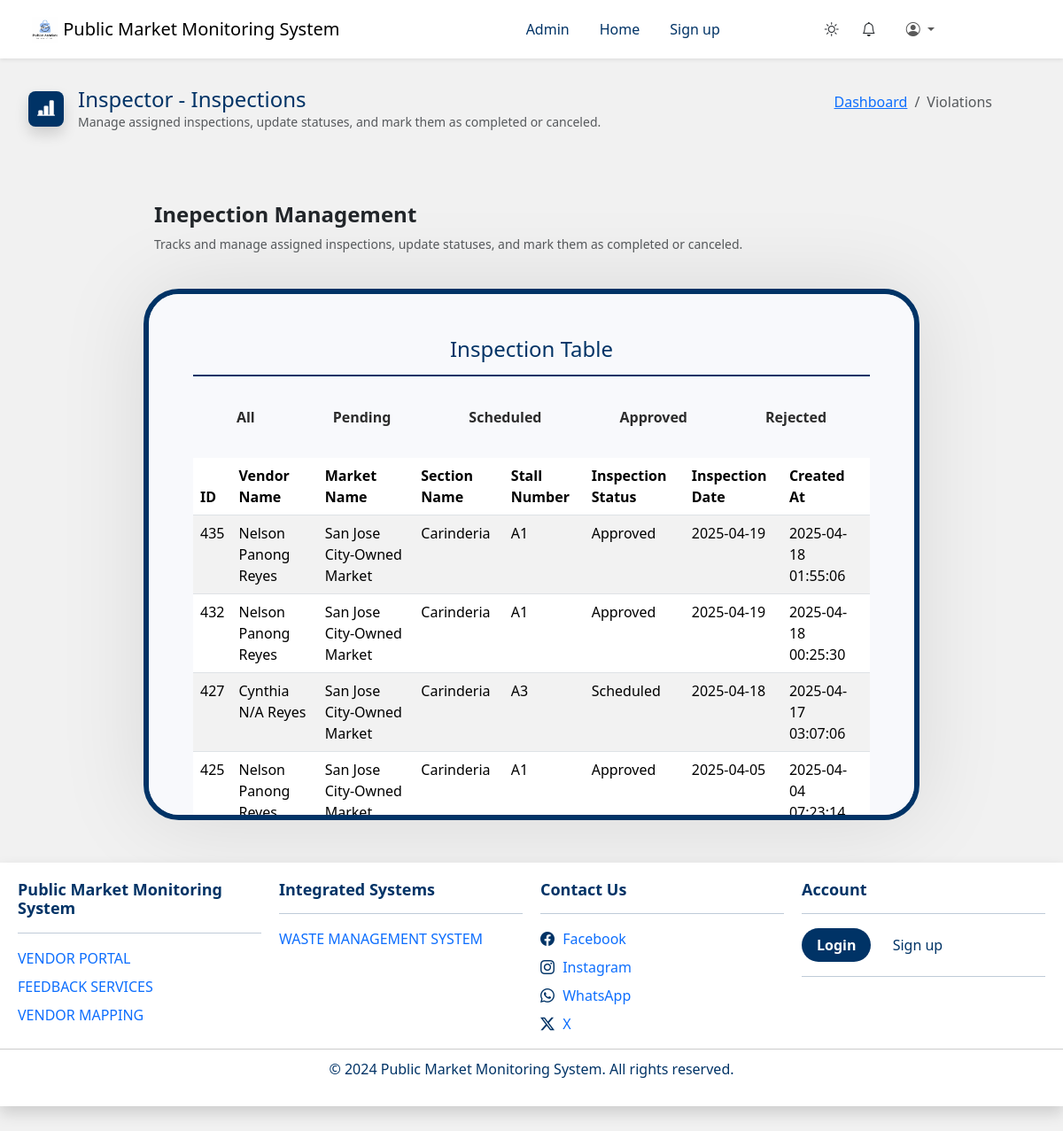
/pages/admin/inspection/index.php (signed in), run on the app's committed database.
### tables this page shows
CREATE TABLE `applications` (
  `id` int(11) NOT NULL,
  `application_number` varchar(255) DEFAULT NULL,
  `account_id` int(11) NOT NULL,
  `stall_id` int(11) NOT NULL,
  `section_id` int(11) NOT NULL,
  `market_id` int(11) NOT NULL,
  `application_type` enum('stall','stall transfer','stall extension','helper','stall succession') NOT NULL,
  `products` varchar(255) DEFAULT NULL,
  `helper_id` int(10) DEFAULT NULL,
  `extension_id` int(11) DEFAULT NULL,
  `status` enum('Submitted','Under Review','Approved','Rejected','Withdrawn') NOT NULL DEFAULT 'Submitted',
  `created_at` timestamp NOT NULL DEFAULT current_timestamp(),
  `rejection_reason` varchar(255) DEFAULT NULL,
  `reviewing_admin_id` int(11) DEFAULT NULL,
  `reviewed_by` int(11) DEFAULT NULL,
  `reviewed_at` timestamp NULL DEFAULT NULL,
  `inspector_id` int(10) DEFAULT NULL,
  `inspection_date` date DEFAULT NULL,
  `inspection_status` enum('Approved','Rejected','Pending','Scheduled') DEFAULT 'Pending'
);

CREATE TABLE `market_locations` (
  `id` int(11) NOT NULL,
  `market_name` varchar(255) NOT NULL,
  `market_address` varchar(255) NOT NULL,
  `google_maps_links` text NOT NULL
);

CREATE TABLE `sections` (
  `id` int(11) NOT NULL,
  `section_name` varchar(100) NOT NULL
);

CREATE TABLE `stalls` (
  `id` int(11) NOT NULL,
  `market_id` int(11) DEFAULT NULL,
  `section_id` int(11) NOT NULL,
  `user_id` int(11) DEFAULT NULL,
  `stall_number` varchar(11) NOT NULL,
  `rental_fee` decimal(10,2) NOT NULL,
  `stall_size` varchar(50) NOT NULL,
  `payment_status` enum('Paid','Unpaid','Pending','Overdue','Payment_Period') DEFAULT 'Unpaid',
  `status` enum('available','occupied','maintenance','pending','expired','terminated','suspended') DEFAULT 'available',
  `product` varchar(255) DEFAULT NULL
);

### pages/admin/inspection/index.php (the view, shortened to what this page needs)
<?php
require_once '../../../includes/session.php';
?>
<!DOCTYPE html>
<html lang="en">
<head>
    <link rel="stylesheet" href="../../../assets/css/admin.css">
    <?php include_once '../../../includes/cdn-resources.php'; ?>
</head>
<body class="body light">
    <?php include '../../../includes/nav.php'; ?>
    <div class="text-start m-3 p-3 title d-flex align-items-center">
        <div class="icon-box me-3 shadow title-icon">
            <i class="bi bi-bar-chart-line-fill"></i>
        </div>
        <div>
            <h4 class="m-0">Inspector - Inspections</h4>
            <p class="text-muted mb-0">Manage assigned inspections, update statuses, and mark them as completed or canceled.</p>
        </div>
        <div class="ms-auto me-5">
            <nav aria-label="breadcrumb">
                <ol class="breadcrumb">
                    <li class="breadcrumb-item"><a href="http://localhost/lgu_market_sys/pages/admin/home/">Dashboard</a></li>
                    <li class="breadcrumb-item active" aria-current="page">Violations</li>
                </ol>
            </nav>
        </div>
    </div>
    <div class="container-fluid w-75 mt-5">
        <div class="d-flex justify-content-center align-items-center mb-4">
            <div class="container">
                <h4 class="fw-bold">Inepection Management</h4>
                <p class="text-muted">Tracks and manage assigned inspections, update statuses, and mark them as completed or canceled.</p>
            </div>
        </div>
        <div class="table-responsive tables mb-5 w-100">
            <div class="text-center mb-4 mt-5">
                <h4>Inspection Table</h4>
            </div>
            <?php
            require_once '../../../includes/config.php';
            try {
                $stmt = $pdo->query("
                SELECT
                    a.id,
                    a.application_number,
                    CONCAT(u.first_name, ' ', COALESCE(u.middle_name, ''), ' ', u.last_name) AS vendor_name,
                    u.account_id,
                    s.stall_number,
                    m.market_name,
                    sc.section_name,
                    a.inspection_status,
                    a.inspection_date,
                    a.created_at,
                    a.market_id,
                    a.section_id
                FROM applications a
                JOIN users u ON a.account_id = u.account_id
                JOIN stalls s ON a.stall_id = s.id
                JOIN market_locations m ON a.market_id = m.id
                JOIN sections sc ON a.section_id = sc.id
                ORDER BY a.created_at DESC;
                ");
                $inspections = $stmt->fetchAll(PDO::FETCH_ASSOC);
            } catch (PDOException $e) {
                die("Database Error: " . $e->getMessage());
            }
            ?>
            <div class="d-flex flex-wrap justify-content-center gap-5 mb-4 filter-container">
                <button class="btn filter-button" data-value="">All</button>
                <button class="btn filter-button" data-value="Pending">Pending</button>
                <button class="btn filter-button" data-value="Scheduled">Scheduled</button>
                <button class="btn filter-button" data-value="Approved">Approved</button>
                <button class="btn filter-button" data-value="Rejected">Rejected</button>
            </div>
            <table class="table table-striped">
                <thead>
                    <tr>
                        <th>ID</th>
                        <th>Vendor Name</th>
                        <th>Market Name</th>
                        <th>Section Name</th>
                        <th>Stall Number</th>
                        <th>Inspection Status</th>
                        <th>Inspection Date</th>
                        <th>Created At</th>
                    </tr>
                </thead>
                <tbody id="inspectionTable">
                    <?php foreach ($inspections as $inspection): ?>
                        <tr id="row-<?= $inspection['id'] ?>"
                            data-status="<?= $inspection['inspection_status'] ?>"
                            data-id="<?= htmlspecialchars($inspection['id']) ?>"
                            data-vendor-name="<?= htmlspecialchars($inspection['vendor_name']) ?>"
                            data-market-name="<?= htmlspecialchars($inspection['market_name']) ?>"
                            data-section-name="<?= htmlspecialchars($inspection['section_name']) ?>"
                            data-stall-number="<?= htmlspecialchars($inspection['stall_number']) ?>"
                            data-inspection-status="<?= htmlspecialchars($inspection['inspection_status']) ?>"
                            data-inspection-date="<?= htmlspecialchars($inspection['inspection_date']) ?>"
                            data-created-at="<?= htmlspecialchars($inspection['created_at']) ?>">
                            <td><?= htmlspecialchars($inspection['id']) ?></td>
                            <td><?= htmlspecialchars($inspection['vendor_name']) ?></td>
                            <td><?= htmlspecialchars($inspection['market_name']) ?></td>
                            <td><?= htmlspecialchars($inspection['section_name']) ?></td>
                            <td><?= htmlspecialchars($inspection['stall_number']) ?></td>
                            <td><?= htmlspecialchars($inspection['inspection_status']) ?></td>
                            <td><?= htmlspecialchars($inspection['inspection_date']) ?></td>
                            <td><?= htmlspecialchars($inspection['created_at']) ?></td>
                        </tr>
                    <?php endforeach; ?>
                </tbody>
            </table>
        </div>
    </div>
    <?php include '../../../includes/footer.php'; ?>
</body>
</html>

### includes/session.php (shortened to what this page needs)
<?php
$isInActionsFolder = strpos($_SERVER['REQUEST_URI'], '/actions/') !== false;
?>
<?php if (!$isInActionsFolder): ?>
    <?php require_once 'cdn-resources.php'; ?>
<?php endif; ?>

### includes/cdn-resources.php (shortened to what this page needs)
<!DOCTYPE html>
<html lang="en">
<link href="https://cdn.jsdelivr.net/npm/bootstrap@5.3.3/dist/css/bootstrap.min.css" rel="stylesheet">
<link rel="stylesheet" href="https://cdn.jsdelivr.net/npm/bootstrap-icons@1.11.3/font/bootstrap-icons.min.css">
</html>

### includes/nav.php (shortened to what this page needs)
<?php
$isLogin = isset($_SESSION['account_id']) ? true : false;
$isInspector = isset($_SESSION['user_type']) && $_SESSION['user_type'] === 'Inspector';
$currentPath = parse_url($_SERVER['REQUEST_URI'], PHP_URL_PATH);
$homePath = "/lgu_market_sys/";
?>
<nav class="navbar navbar-expand-lg navbar-light bg-white shadow-sm px-4">
    <div class="container-fluid">
        <a class="navbar-brand" href="<?php echo ($currentPath === $homePath || $isInspector) ? '#' : $homePath; ?>">
            <img src="<?php echo $isLogin ? ' images/logo.png' : '../../images/logo.png'; ?>"
                alt="Logo" width="30" height="30" class="d-inline-block align-text-top">
            Public Market Monitoring System
        </a>
        <div class="collapse navbar-collapse" id="navbarNav">
            <ul class="navbar-nav ms-auto d-flex align-items-center">
                <?php
                if (isset($_SESSION['user_type']) && ($_SESSION['user_type'] === 'Admin' || $_SESSION['user_type'] === 'Inspector')) : ?>
                    <li class="nav-item">
                        <a href="http://localhost/lgu_market_sys/pages/admin/home/" class="btn links">Admin</a>
                    </li>
                <?php endif; ?>
                <?php if ($isLogin && $_SESSION['user_type'] !== 'Inspector'): ?>
                    <li class="nav-item">
                        <a href="<?php echo ($currentPath === $homePath) ? '#' : $homePath; ?>" class="btn links">Home</a>
                    </li>
                    <li class="nav-item">
                        <a href="http://localhost/lgu_market_sys/pages/signup/" class="btn links">Sign up</a>
                    </li>
                <?php endif; ?>
            </ul>
            <ul class="navbar-nav px-5 mx-5 d-flex align-items-center">
                <li class="nav-item">
                    <i class="bi bi-brightness-high me-3"></i>
                </li>
                <?php if ($isLogin): ?>
                    <li class="nav-item position-relative">
                        <i class="bi bi-bell me-3" id="notificationBell"></i>
                    </li>
                    <ul class="navbar-nav d-flex align-items-center justify-content-center w-100">
                        <li class="nav-item dropdown">
                            <a class="nav-link dropdown-toggle" href="#" id="userDropdown" role="button" data-bs-toggle="dropdown" aria-expanded="false">
                                <i class="bi bi-person-circle" style="cursor: pointer;"></i>
                            </a>
                        </li>
                    </ul>
                <?php endif; ?>
            </ul>
        </div>
    </div>
</nav>

### includes/footer.php (shortened to what this page needs)
<footer class="light shadow">
    <div class="footer-container">
        <div class="footer-section">
            <h4>Public Market Monitoring System</h4>
            <hr>
            <ul>
                <li><a class="footer-links" href="http://localhost/lgu_market_sys/pages/portal/">VENDOR PORTAL</a></li>
                <li><a class="footer-links" href="http://localhost/lgu_market_sys/pages/feedback/">FEEDBACK SERVICES</a></li>
                <li><a class="footer-links" href="http://localhost/lgu_market_sys/pages/map/">VENDOR MAPPING</a></li>
            </ul>
        </div>
        <div class="footer-section">
            <h4>Integrated Systems</h4>
            <hr>
            <ul>
                <li><a class="footer-links" href="#">WASTE MANAGEMENT SYSTEM</a></li>
            </ul>
        </div>
        <div class="footer-section">
            <h4>Contact Us</h4>
            <hr>
            <ul>
                <li>
                    <i class="bi bi-facebook" style="margin-right: 5px;"></i>
                    <a class="footer-links" href="#">Facebook</a>
                </li>
                <li>
                    <i class="bi bi-instagram" style="margin-right: 5px;"></i>
                    <a class="footer-links" href="#">Instagram</a>
                </li>
                <li>
                    <i class="bi bi-whatsapp" style="margin-right: 5px;"></i>
                    <a class="footer-links" href="#">WhatsApp</a>
                </li>
                <li>
                    <i class="bi bi-twitter-x" style="margin-right: 5px;"></i>
                    <a class="footer-links" href="#">X</a>
                </li>
            </ul>
        </div>
        <div class="footer-section">
            <h4>Account</h4>
            <hr>
            <div class="button-group mb-3">
                <a href="http://localhost/lgu_market_sys/pages/login/" class="btn login px-3 rounded-pill me-2">Login</a>
                <a href="http://localhost/lgu_market_sys/pages/signup/" class="btn links">Sign up</a>
            </div>
            <hr>
        </div>
    </div>
    <div class="footer-bottom">
        <p>&copy; 2024 Public Market Monitoring System. All rights reserved.</p>
    </div>

### assets/css/admin.css (style rules this page uses)
.icon-box { width: 40px; height: 40px; display: flex; align-items: center; justify-content: center; border-radius: 20%; font-size: 20px; color: #fff; }
.text-muted { font-size: 14px; }
.title { color: #003366; }
.title-icon { background-color: #003366; }
table thead { position: sticky; top: 0; z-index: 1; }
.filter-button { position: relative; padding: 10px 20px !important; font-size: 16px; font-weight: bold; color: #2c2c2c; background: none; border: 0 !important; cursor: pointer !important; outline: none; transition: color 0.3s ease-in-out; }
.filter-button::after { content: ""; position: absolute; left: 0; bottom: -2px; width: 100%; height: 2px; background-color: #007bff; transform: scaleX(0); transform-origin: right; transition: transform 0.3s ease-in-out; }
.tables { background-color: #f8f9fc; color: #003366; border-radius: 40px; box-shadow: 0 1px 100px rgba(0, 0, 0, 0.1); border: 6px solid #003366; padding: 0px 50px; height: 600px; overflow-y: auto; }
.tables h4 { padding-bottom: 15px; margin-bottom: 20px; border-bottom: 2px solid #003366; }

### assets/css/main.css (style rules this page uses)
:root { --text-light: #212529; --text-dark: #f8f9fa; --bg-light: #ffffff; --bg-dark: #343a40; }
* { margin: 0; padding: 0; box-sizing: border-box; }
html, body { display: flex; flex-direction: column; }
.body.light { background-color: #f1f1f1; }
* { scrollbar-width: thin; scrollbar-color: #003366 #f1f1f1; }

### includes/nav.php (style rules this page uses)
a.login { background-color: #003366; color: white; font-weight: 600; }
a.links { outline: none; border: none; display: inline-block; position: relative; background: transparent; cursor: pointer; color: #003366; }
a.links::after { content: ''; position: absolute; width: 100%; transform: scaleX(0); height: 2px; bottom: 0; left: 0; background-color: #003366; transition: transform 0.25s ease-out; transform-origin: center center; }
.nav-item { margin: 5px; }

### includes/footer.php (style rules this page uses)
a.links { outline: none; border: none; display: inline-block; position: relative; background: transparent; cursor: pointer; color: #003366; }
footer { padding: 20px 0; }
footer.light { background-color: #ffffff; color: #003366; }
.footer-container { display: flex; justify-content: space-between; max-width: 1200px; margin: 0 auto; padding: 0 20px; }
.footer-section { flex: 1; margin-right: 20px; }
.footer-section:last-child { margin-right: 0; }
.footer-section h4 { font-size: 18px; margin-bottom: 10px; font-weight: bold; }
.footer-section ul { list-style-type: none; padding: 0; }
.footer-section ul li { margin-bottom: 8px; }
.footer-section ul li a { text-decoration: none; }
.footer-bottom { text-align: center; padding: 10px 0; border-top: 1px solid #ccc; }
.footer-bottom p { margin: 0; }

### data on the page
applications: id "435", vendor_name "Nelson Panong Reyes", market.market_name "San Jose City-Owned Market", section.section_name "Carinderia", stall.stall_number "A1", inspection_status "Approved", inspection_date "2025-04-19", created_at "2025-04-18 01:55:06"
applications: id "432", vendor_name "Nelson Panong Reyes", market.market_name "San Jose City-Owned Market", section.section_name "Carinderia", stall.stall_number "A1", inspection_status "Approved", inspection_date "2025-04-19", created_at "2025-04-18 00:25:30"
applications: id "427", vendor_name "Cynthia N/A Reyes", market.market_name "San Jose City-Owned Market", section.section_name "Carinderia", stall.stall_number "A3", inspection_status "Scheduled", inspection_date "2025-04-18", created_at "2025-04-17 03:07:06"
applications: id "425", vendor_name "Nelson Panong Reyes", market.market_name "San Jose City-Owned Market", section.section_name "Carinderia", stall.stall_number "A1", inspection_status "Approved", inspection_date "2025-04-05", created_at "2025-04-04 07:23:14"
